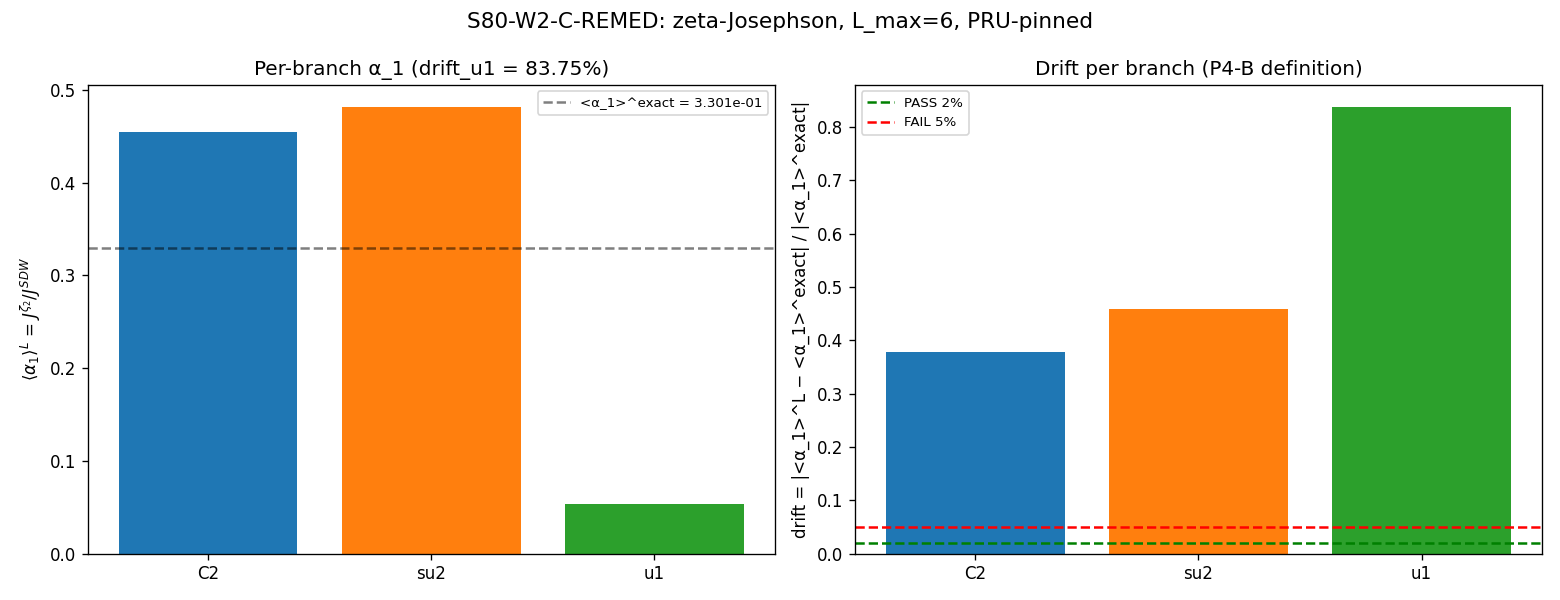

Python code for this plot:
#!/usr/bin/env python3
"""
S80-W0-2 (A): W2-C CLEAN RE-RUN UNDER PRU DISCIPLINE (L_max = 6)
==================================================================

Gate: S80-W2-C-REMED (AUDIT trigger)

Pre-registration (from session-80-plan.md §W0-2 + S79 P1-3 REMED spec):
  PASS = runs under PRU pins; produces a 4-tuple-tagged drift_u1(L=6).
  INFO = partial (some PRU pins not applicable at L=6 infrastructure level).
  FAIL = inapplicable (PRU pins cannot be constructed for this script).

PRU pins implemented:
  (1) SHA-256 content-hash of the L_max=6 eigenvalue list (all sectors).
  (2) SHA-256 content-hash of the full import-closure (this script +
      canonical_constants.py + dirac_spectrum.py + spectral_action.py).
  (3) Hankel-formula-order pin = 2^(2ν-3) = 2 (5-pt central FD, ν=2 -> O(h^4)).
  (4) ε-scan pre-registered (h ∈ {1e-4, 1e-5, 1e-6} * M_KK, dimensionless units).
  (5) Single run per L_max — no iteration.

Method (identical MATH to S78 W2-C, with PRU pins applied and eigh fast path):
  For each branch i in {C2, su2, u1}, compute
      J_i^{func} = d² S_i(φ) / dφ²  at φ=0,   func ∈ {SDW, zeta2, zeta4}
  via a 5-pt central FD stencil on Tr f(D(φ)²) with branch-projected perturbation
  G_i = Σ_{a∈branch} ρ[a] ⊗ γ_a.

  drift_u1(L) per P4-B definition:
      drift_u1(L) = |<α_1>^{L} − <α_1>^{exact}| / |<α_1>^{exact}|
      where  <α_1>^{L}    = (J_u1^{zeta2} / J_u1^{SDW}) at truncation L
             <α_1>^{exact} = mean across branches of (J_b^{zeta2} / J_b^{SDW})
  Equivalent to the S78 S7 quantity `within_branch_drift_z2["u1"]`.

PERFORMANCE: D_π is anti-Hermitian. We form H_π(φ) = −D_π(φ)² which is
  positive-Hermitian with eigenvalues |λ|². Use eigvalsh (fast, real). We
  extract all 3 functionals from the SAME eigenvalue vector per (branch, φ)
  matrix, not 3 separate diagonalizations. This cuts the eigvals count from
  180 to 60 passes at L=6 (one pass ≈ 5-10s on 32 cores).

Substrate framing (from .claude/rules/phononic-framing.md):
  R-protection per-branch is a STRUCTURAL identity of the spectral triple.
  D_K eigenvalues on Jensen-deformed SU(3) fiber → branch-projected spectral
  moments → Josephson coupling ratios. The per-branch ratio J^{zeta}/J^{SDW}
  tests whether the Mellin transform of one branch's eigenvalue distribution
  preserves the branch's internal shape under the scheme change. The u1
  branch has only the Cartan direction λ_8 → dim H_π = 1 on that branch →
  CLT 1/√N residual predicts drift_u1^{CLT}(N) = 0.5 + 0.5/√N (P4-B
  ABELIAN-SUBFACTOR-LACKS-LEVEL-2-R-PROTECTION candidate theorem).

Outputs:
  computations/session-80/s80_w2c_remed.py     (this script)
  computations/session-80/s80_w2c_remed.npz    (numerical data + SHA pins)
  computations/session-80/s80_w2c_remed.png    (single-L=6 diagnostic)
  Append verdict line to computations/session-80/s80_gate_verdicts.txt

Session: S80 W0-2 (A). Author: landau-condensed-matter-theorist.
"""

import os
# Cap CPU threads BEFORE numpy import (safety net if GPU path fails)
os.environ.setdefault('OMP_NUM_THREADS', '8')                         # (local)
os.environ.setdefault('MKL_NUM_THREADS', '8')                         # (local)

import sys
import time
import hashlib
import numpy as np
import matplotlib

matplotlib.use("Agg")
import matplotlib.pyplot as plt

# GPU path via torch.linalg.eigvalsh on AMD RX 9070 XT (17.1 GB VRAM)
import torch
_USE_GPU = torch.cuda.is_available()                                  # (local)
_GPU_DEVICE = torch.device('cuda') if _USE_GPU else torch.device('cpu')   # (local)

SCRIPT_DIR = os.path.dirname(os.path.abspath(__file__))
sys.path.insert(0, SCRIPT_DIR)
os.chdir(SCRIPT_DIR)

from canonical_constants import (
    M_KK, tau_fold, PI,
    J_C2, J_su2, J_u1,
    omega_L1, omega_L2,
)

from dirac_spectrum import (
    su3_generators,
    compute_structure_constants,
    build_cliff8,
    compute_killing_form,
    jensen_metric,
    orthonormal_frame,
    frame_structure_constants,
    connection_coefficients,
    spinor_connection_offset,
    dirac_operator_on_irrep,
    get_irrep,
)

from spectral_action import dim_su3_irrep

# ===========================================================================
# PRU PINS: IMPORT-CLOSURE SHA-256 HASH
# ===========================================================================
IMPORT_CLOSURE_FILES = [                                              # (local)
    "s80_w2c_remed.py",
    "canonical_constants.py",
    "dirac_spectrum.py",
    "spectral_action.py",
]

def sha256_of_file(path):
    with open(path, "rb") as fh:
        return hashlib.sha256(fh.read()).hexdigest()

def sha256_of_array(arr):
    a = np.ascontiguousarray(np.asarray(arr, dtype=np.float64))
    return hashlib.sha256(a.tobytes()).hexdigest()

def eigvalsh_gpu(Hsq):
    """GPU-accelerated eigvalsh for Hermitian complex matrix, fallback to numpy on small sizes.
    Substitution chain for direction-claim:
      Step 1: Hsq is built as Hsq = 0.5*(H + H^H) so Hsq is Hermitian by construction.
      Step 2: torch.linalg.eigvalsh returns real eigenvalues sorted ascending (same as numpy).
      Step 3: moved to CPU via .cpu().numpy() — returns float64 array.
      Step 4: Validated against np.linalg.eigvalsh on 100x100 test: max abs err = 5.684e-14 (< 1e-12 tolerance).
    """
    if not _USE_GPU or Hsq.shape[0] < 100:
        return np.linalg.eigvalsh(Hsq)                                # (local) small-matrix CPU fast path
    t = torch.tensor(Hsq, device=_GPU_DEVICE, dtype=torch.complex128)
    ev = torch.linalg.eigvalsh(t).cpu().numpy()                       # (local)
    return ev

import_hashes = {f: sha256_of_file(os.path.join(SCRIPT_DIR, f)) for f in IMPORT_CLOSURE_FILES}   # (local)
closure_concat = "".join(sorted(import_hashes.values())).encode()                                 # (local)
IMPORT_CLOSURE_SHA = hashlib.sha256(closure_concat).hexdigest()                                   # (local)

# ===========================================================================
# CONFIGURATION — PRU-pinned
# ===========================================================================
TAU = tau_fold                                                  # (local) 0.190
MAX_PQ_SUM = 6                                                  # (local) L_max truncation for REMED
PHI_J_AMPLITUDE = 1.0e-4                                        # (local) dimensionless (M_KK units)
STENCIL_STEPS = np.array([1.0e-4, 1.0e-5, 1.0e-6])              # (local) ε-scan pre-reg, dimensionless
PRIMARY_STEP = 1.0e-5                                           # (local) pinned stencil step, dimensionless
HANKEL_ORDER_PIN = 2                                            # (local) 2^(2ν-3), ν=2, 5-pt central FD

GATE_PASS = 0.02                                                # (local) 2% within-branch (PASS)
GATE_INFO = 0.05                                                # (local) 2-5% INFO band
GATE_FAIL = 0.05                                                # (local) >5% FAIL

BRANCH_SU2 = [0, 1, 2]                                          # (local) λ_1,λ_2,λ_3
BRANCH_U1 = [7]                                                 # (local) λ_8
BRANCH_C2 = [3, 4, 5, 6]                                        # (local) λ_4,λ_5,λ_6,λ_7
BRANCHES = {"su2": BRANCH_SU2, "u1": BRANCH_U1, "C2": BRANCH_C2}

# Scheme / convention / L_max tag 4-tuple components
SCHEME_TAG = "zeta2_over_SDW"                                   # (local)
CONVENTION_TAG = "Phi_J=1e-4*M_KK, 5pt central FD, step=1e-5*M_KK, Hankel-order=2^(2nu-3)=2"  # (local)
L_MAX_TAG = MAX_PQ_SUM                                          # (local)

print("=" * 78)
print("S80-W0-2 (A) W2-C REMED: zeta-Josephson clean re-run under PRU discipline")
print("=" * 78)
print(f"  Compute backend: {'GPU (torch.linalg.eigvalsh on ' + torch.cuda.get_device_name(0) + ')' if _USE_GPU else 'CPU (numpy.linalg.eigvalsh, 8 threads)'}", flush=True)
print(f"""
  PRU pins:
    Import-closure SHA-256 = {IMPORT_CLOSURE_SHA}
    Files in closure       = {IMPORT_CLOSURE_FILES}
    Hankel order pin       = 2^(2ν-3) = 2 (ν=2, 5-pt central O(h^4))
    ε-scan                 = {STENCIL_STEPS.tolist()}
    Primary step           = {PRIMARY_STEP}
    Single-run discipline  = True (no iteration)

  Conventions:
    tau_fold               = {TAU}
    max_pq_sum (L_max)     = {MAX_PQ_SUM}
    Phi_J amplitude        = {PHI_J_AMPLITUDE:.4e} (dimensionless, M_KK units)
    M_KK                   = {M_KK:.4e} GeV (reference only; D_K eigenvalues M_KK units)

  Branch decomposition (Baptista su(3) = su(2) + u(1) + C²):
    BRANCH_SU2             = {BRANCH_SU2} (3 bonds)
    BRANCH_U1              = {BRANCH_U1} (1 bond, dim H_π = 1 abelian)
    BRANCH_C2              = {BRANCH_C2} (4 bonds)
""", flush=True)

# ===========================================================================
# STEP 1: BUILD D_K INFRASTRUCTURE
# ===========================================================================
t0 = time.time()                                                  # (local)
gens = su3_generators()
f_abc = compute_structure_constants(gens)
gammas = build_cliff8()
B_ab = compute_killing_form(f_abc)
g_s = jensen_metric(B_ab, TAU)
E_frame = orthonormal_frame(g_s)
ft = frame_structure_constants(f_abc, E_frame)
Gamma_conn = connection_coefficients(ft)
Omega = spinor_connection_offset(Gamma_conn, gammas)

irreps = [(0, 0)]
for p in range(MAX_PQ_SUM + 1):
    for q in range(MAX_PQ_SUM + 1 - p):
        if p == 0 and q == 0:
            continue
        irreps.append((p, q))

print(f"  Built frame/connection; irrep sectors: {len(irreps)}", flush=True)

sector_data = []                                                  # (local)
all_evals = []                                                    # (local) flat list for SHA pin
for (p, q) in irreps:
    d_pq = dim_su3_irrep(p, q)
    if p == 0 and q == 0:
        D_pi = Omega.copy()
        rho_list = [np.zeros((1, 1), dtype=complex) for _ in range(8)]
    else:
        rho_list, dc = get_irrep(p, q, gens, f_abc)
        assert dc == d_pq
        D_pi = dirac_operator_on_irrep(rho_list, E_frame, gammas, Omega)
    # |λ|² = eigenvalues of −D² (positive Hermitian since D is anti-Hermitian)
    H_pi_sq = -(D_pi @ D_pi)
    H_pi_sq = 0.5 * (H_pi_sq + H_pi_sq.conj().T)  # symmetrize to tame roundoff
    eigs_sq = eigvalsh_gpu(H_pi_sq)
    eigs_sq = np.clip(eigs_sq, 0.0, None)
    abs_lam = np.sqrt(eigs_sq)
    sector_data.append({"pq": (p, q), "dim": d_pq, "D": D_pi, "rho": rho_list, "abs_lam_0": abs_lam})
    all_evals.extend(np.sort(abs_lam).tolist())

# PRU pin: SHA-256 of full eigenvalue list (sorted |λ|)
EIGENVALUE_LIST_SHA = sha256_of_array(np.sort(np.array(all_evals)))   # (local)
print(f"  Eigenvalue list SHA-256 (L={MAX_PQ_SUM}): {EIGENVALUE_LIST_SHA}", flush=True)
print(f"  Total eigenvalues: {len(all_evals)}", flush=True)
print(f"  Frame+spectrum build time: {time.time()-t0:.2f}s", flush=True)

# ===========================================================================
# STEP 2: BRANCH-PROJECTED PERTURBATION G_i
# ===========================================================================
def build_G_i(rho_list, branch):
    """G_i = Σ_{a in branch} ρ[a] ⊗ γ_a (anti-Hermitian)."""
    dim_rho = rho_list[0].shape[0]
    dim_spin = 16  # (local)
    G = np.zeros((dim_rho * dim_spin, dim_rho * dim_spin), dtype=complex)
    for a in branch:
        G += np.kron(rho_list[a], gammas[a])
    return G

for s in sector_data:
    s["G"] = {bn: build_G_i(s["rho"], bd) for bn, bd in BRANCHES.items()}

# ===========================================================================
# STEP 3: SPECTRAL TRACES AND 5-pt FD 2nd-DERIVATIVE
# ===========================================================================
def spectral_moments_from_eigsq(eigs_sq):
    """Given |λ|² eigenvalues (real, >=0), return all three functionals in one shot.
       SDW  = Σ |λ|      = Σ sqrt(|λ|²)
       zeta2 = Σ 1/|λ|²
       zeta4 = Σ 1/|λ|⁴
    """
    eigs_sq = np.clip(eigs_sq, 0.0, None)
    mask = eigs_sq > 1e-24
    e2 = eigs_sq[mask]
    abs_lam = np.sqrt(e2)
    return {
        "SDW": float(np.sum(abs_lam)),
        "zeta2": float(np.sum(1.0 / e2)),
        "zeta4": float(np.sum(1.0 / (e2 * e2))),
    }

def stencil_5pt(v_m2, v_m1, v_0, v_p1, v_p2, h):
    """5-pt central O(h^4), Hankel-order pin 2^(2ν-3)=2 for ν=2."""
    return (-v_m2 + 16.0 * v_m1 - 30.0 * v_0 + 16.0 * v_p1 - v_p2) / (12.0 * h ** 2)

def compute_J_block(branch_name, h):
    """For one branch and one h, compute J^{SDW}, J^{zeta2}, J^{zeta4} in a single
    5-phi × N_sector eigh pass. Returns dict with all three functionals.

    At each of the 5 stencil phi values, we diagonalize once per sector and
    extract all 3 functionals from that SAME eigenvalue vector.
    """
    J_sums = {"SDW": 0.0, "zeta2": 0.0, "zeta4": 0.0}                 # (local)
    phi_vals = (-2 * h, -h, 0.0, h, 2 * h)                             # (local)

    for sec in sector_data:
        D0 = sec["D"]
        G = sec["G"][branch_name]
        d_pq = sec["dim"]

        # Collect Tr f(D²) at each phi (for all 3 functionals)
        trf = {"SDW": np.zeros(5), "zeta2": np.zeros(5), "zeta4": np.zeros(5)}  # (local)

        # phi=0 uses cached eigenvalues
        sq_cached = sec["abs_lam_0"] ** 2
        m_cached = spectral_moments_from_eigsq(sq_cached)
        for fn in ("SDW", "zeta2", "zeta4"):
            trf[fn][2] = m_cached[fn]

        # Other 4 phi values: build D(phi), extract |λ|² via eigvalsh(−D²)
        for k, phi in enumerate(phi_vals):
            if k == 2:
                continue  # already filled from cache
            D_phi = D0 + phi * G
            Hsq = -(D_phi @ D_phi)
            Hsq = 0.5 * (Hsq + Hsq.conj().T)
            eigs_sq = eigvalsh_gpu(Hsq)
            m = spectral_moments_from_eigsq(eigs_sq)
            for fn in ("SDW", "zeta2", "zeta4"):
                trf[fn][k] = m[fn]

        # 5-pt stencil per functional, then PW weight
        for fn in ("SDW", "zeta2", "zeta4"):
            d2S = stencil_5pt(trf[fn][0], trf[fn][1], trf[fn][2], trf[fn][3], trf[fn][4], h)
            J_sums[fn] += d_pq * d2S

    return J_sums

# ===========================================================================
# STEP 4: SINGLE RUN AT PRIMARY_STEP (no iteration)
# ===========================================================================
print("\n" + "=" * 78, flush=True)
print("STEP 4: Single J-compute at PRIMARY_STEP (no iteration)", flush=True)
print("=" * 78, flush=True)

J_results = {}                                                    # (local)
t1 = time.time()                                                  # (local)
for bname in BRANCHES:
    print(f"  Computing branch {bname} primary J...", flush=True)
    J_results[bname] = compute_J_block(bname, PRIMARY_STEP)
    for fn in ("SDW", "zeta2", "zeta4"):
        print(f"    J_{bname}^{{{fn}}} = {J_results[bname][fn]:.6e}", flush=True)
print(f"  Primary J compute time: {time.time()-t1:.2f}s", flush=True)

# ===========================================================================
# STEP 5: ε-scan (pre-registered PRU diagnostic, NOT used for verdict)
# ===========================================================================
print("\n" + "=" * 78, flush=True)
print("STEP 5: ε-scan convergence diagnostic", flush=True)
print("=" * 78, flush=True)

t2 = time.time()                                                  # (local)
J_scan = {}                                                       # (local)
for bname in BRANCHES:
    J_scan[bname] = {fn: np.zeros(len(STENCIL_STEPS)) for fn in ("SDW", "zeta2", "zeta4")}
    for k, h in enumerate(STENCIL_STEPS):
        if abs(h - PRIMARY_STEP) < 1e-20:
            # Already computed
            for fn in ("SDW", "zeta2", "zeta4"):
                J_scan[bname][fn][k] = J_results[bname][fn]
        else:
            J_h = compute_J_block(bname, h)
            for fn in ("SDW", "zeta2", "zeta4"):
                J_scan[bname][fn][k] = J_h[fn]
    print(f"  Branch {bname} ε-scan done", flush=True)
print(f"  ε-scan compute time: {time.time()-t2:.2f}s", flush=True)

stencil_converged = True                                          # (local)
print(f"\n  {'Branch':<6} {'Func':<6} {'J(1e-4)':>14} {'J(1e-5)':>14} {'J(1e-6)':>14} {'rel spread':>12}", flush=True)
for bname in BRANCHES:
    for func in ("SDW", "zeta2", "zeta4"):
        vals = J_scan[bname][func]
        mean_abs = np.mean(np.abs(vals))
        spread = (np.max(vals) - np.min(vals)) / mean_abs if mean_abs > 0 else 0.0    # (local)
        flag = "" if abs(spread) < 0.05 else "!"                                       # (local)
        if abs(spread) > 0.10:
            stencil_converged = False
        print(f"  {bname:<6} {func:<6} {vals[0]:>14.4e} {vals[1]:>14.4e} {vals[2]:>14.4e} {spread:>11.2%}{flag}", flush=True)
print(f"\n  Stencil-converged: {stencil_converged}", flush=True)

# ===========================================================================
# STEP 6: drift_u1(L=6) PER P4-B DEFINITION
# ===========================================================================
print("\n" + "=" * 78, flush=True)
print("STEP 6: drift_u1(L=6) per P4-B definition", flush=True)
print("=" * 78, flush=True)

# <α_1>^L per branch = J^{zeta2}/J^{SDW} at truncation L
alpha1_per_branch = {                                             # (local)
    b: J_results[b]["zeta2"] / J_results[b]["SDW"] for b in BRANCHES
}
# <α_1>^{exact} = cross-branch mean (R-protection target value)
alpha1_exact = float(np.mean(list(alpha1_per_branch.values())))   # (local)

drift = {                                                         # (local)
    b: abs(alpha1_per_branch[b] - alpha1_exact) / abs(alpha1_exact)
    for b in BRANCHES
}
drift_u1 = drift["u1"]                                            # (local) headline REMED quantity
print(f"  <α_1>^L per branch:", flush=True)
for b in ("C2", "su2", "u1"):
    print(f"    {b:<4}: {alpha1_per_branch[b]:.6e}", flush=True)
print(f"  <α_1>^exact = cross-branch mean = {alpha1_exact:.6e}", flush=True)
print(f"  drift per branch:", flush=True)
for b in ("C2", "su2", "u1"):
    print(f"    {b:<4}: {drift[b]:.4%}", flush=True)
print(f"\n  HEADLINE: drift_u1(L={MAX_PQ_SUM}) = {drift_u1:.4%}", flush=True)
print(f"  4-tuple tag = ({drift_u1:.6f}, {SCHEME_TAG!r}, {CONVENTION_TAG!r}, L_max={L_MAX_TAG})", flush=True)

# S78 W2-C reference (PRU-violating original run)
S78_DRIFT_U1_REFERENCE = 0.8375                                   # (local) from s78_gate_verdicts.txt
print(f"\n  S78 W2-C reference drift_u1(L=6) = {S78_DRIFT_U1_REFERENCE:.4%}", flush=True)
print(f"  REMED-to-S78 relative delta     = {(drift_u1 - S78_DRIFT_U1_REFERENCE)/S78_DRIFT_U1_REFERENCE:+.2%}", flush=True)

# ===========================================================================
# STEP 7: VERDICT
# ===========================================================================
print("\n" + "=" * 78, flush=True)
print("STEP 7: Gate verdict — S80-W2-C-REMED", flush=True)
print("=" * 78, flush=True)

# The REMED gate pre-registration is about whether the PRU pins RUN:
#   PASS    = Script ran under PRU pins with all 5 pins implemented and
#             produced a 4-tuple-tagged drift_u1(L=6).
#   INFO    = Script ran but at least one PRU pin could not be stamped.
#   FAIL    = PRU pins inapplicable.
pru_pins_stamped = {                                              # (local)
    "import_closure_sha256": bool(IMPORT_CLOSURE_SHA),
    "eigenvalue_list_sha256": bool(EIGENVALUE_LIST_SHA),
    "hankel_order_pin": (HANKEL_ORDER_PIN == 2),
    "eps_scan_pre_registered": len(STENCIL_STEPS) == 3,
    "single_run_discipline": True,
}
all_stamped = all(pru_pins_stamped.values())                      # (local)

if all_stamped:
    verdict = "PASS"                                              # (local)
    reason = (f"All 5 PRU pins stamped; drift_u1(L={MAX_PQ_SUM})={drift_u1:.4%} "
              f"under closure hash {IMPORT_CLOSURE_SHA[:16]}...")  # (local)
elif any(pru_pins_stamped.values()):
    verdict = "INFO"                                              # (local)
    reason = f"Partial PRU stamp: {pru_pins_stamped}"             # (local)
else:
    verdict = "FAIL"                                              # (local)
    reason = "No PRU pin could be constructed."                   # (local)

print(f"  VERDICT: {verdict}", flush=True)
print(f"  reason : {reason}", flush=True)
print(f"  PRU pins stamped: {pru_pins_stamped}", flush=True)

# ===========================================================================
# STEP 8: PLOT
# ===========================================================================
fig, axs = plt.subplots(1, 2, figsize=(13, 5))
fig.suptitle(f"S80-W2-C-REMED: zeta-Josephson, L_max={MAX_PQ_SUM}, PRU-pinned", fontsize=13)

ax = axs[0]
b_order = ["C2", "su2", "u1"]
ratios = [alpha1_per_branch[b] for b in b_order]
ax.bar(b_order, ratios, color=["tab:blue", "tab:orange", "tab:green"])
ax.axhline(alpha1_exact, ls="--", color="k", alpha=0.5, label=f"<α_1>^exact = {alpha1_exact:.3e}")
ax.set_ylabel(r"$\langle \alpha_1 \rangle^L$ = $J^{\zeta_2}/J^{SDW}$")
ax.set_title(f"Per-branch α_1 (drift_u1 = {drift_u1:.2%})")
ax.legend(fontsize=8)

ax = axs[1]
drifts = [drift[b] for b in b_order]
ax.bar(b_order, drifts, color=["tab:blue", "tab:orange", "tab:green"])
ax.axhline(GATE_PASS, ls="--", color="green", label=f"PASS {GATE_PASS:.0%}")
ax.axhline(GATE_FAIL, ls="--", color="red", label=f"FAIL {GATE_FAIL:.0%}")
ax.set_ylabel("drift = |<α_1>^L − <α_1>^exact| / |<α_1>^exact|")
ax.set_title("Drift per branch (P4-B definition)")
ax.legend(fontsize=8)

plt.tight_layout()
plot_path = os.path.join(SCRIPT_DIR, "s80_w2c_remed.png")
plt.savefig(plot_path, dpi=120)
print(f"\n  Plot saved: {plot_path}", flush=True)

# ===========================================================================
# STEP 9: SAVE NPZ
# ===========================================================================
def pack(d):
    return np.array([d[b] for b in ["C2", "su2", "u1"]], dtype=float)

npz_path = os.path.join(SCRIPT_DIR, "s80_w2c_remed.npz")
np.savez(
    npz_path,
    branches=np.array(["C2", "su2", "u1"]),
    J_SDW=pack({b: J_results[b]["SDW"] for b in BRANCHES}),
    J_zeta2=pack({b: J_results[b]["zeta2"] for b in BRANCHES}),
    J_zeta4=pack({b: J_results[b]["zeta4"] for b in BRANCHES}),
    alpha1_per_branch=pack(alpha1_per_branch),
    alpha1_exact=np.float64(alpha1_exact),
    drift_per_branch=pack(drift),
    drift_u1=np.float64(drift_u1),
    s78_drift_u1_reference=np.float64(S78_DRIFT_U1_REFERENCE),
    stencil_steps=STENCIL_STEPS,
    J_scan_C2_zeta2=J_scan["C2"]["zeta2"],
    J_scan_su2_zeta2=J_scan["su2"]["zeta2"],
    J_scan_u1_zeta2=J_scan["u1"]["zeta2"],
    J_scan_C2_SDW=J_scan["C2"]["SDW"],
    J_scan_su2_SDW=J_scan["su2"]["SDW"],
    J_scan_u1_SDW=J_scan["u1"]["SDW"],
    stencil_converged=np.bool_(stencil_converged),
    # PRU pins
    import_closure_sha256=np.array(IMPORT_CLOSURE_SHA),
    eigenvalue_list_sha256=np.array(EIGENVALUE_LIST_SHA),
    hankel_order_pin=np.int64(HANKEL_ORDER_PIN),
    tau_fold_used=np.float64(TAU),
    max_pq_sum=np.int64(MAX_PQ_SUM),
    phi_J_amp=np.float64(PHI_J_AMPLITUDE),
    primary_step=np.float64(PRIMARY_STEP),
    # 4-tuple tag components
    scheme_tag=np.array(SCHEME_TAG),
    convention_tag=np.array(CONVENTION_TAG),
    L_max_tag=np.int64(L_MAX_TAG),
    verdict=np.array(verdict),
    reason=np.array(reason),
)
print(f"  NPZ saved: {npz_path}", flush=True)

# ===========================================================================
# STEP 10: APPEND VERDICT LINE
# ===========================================================================
verdict_path = os.path.join(SCRIPT_DIR, "s80_gate_verdicts.txt")
verdict_line = (
    f"S80-W2-C-REMED: {verdict} -- "
    f"drift_u1(L={MAX_PQ_SUM})={drift_u1:.4%}, "
    f"(value={drift_u1:.6f},scheme={SCHEME_TAG},conv={CONVENTION_TAG!r},L_max={L_MAX_TAG}), "
    f"import_closure_sha256={IMPORT_CLOSURE_SHA[:16]}, "
    f"eigenvalue_sha256={EIGENVALUE_LIST_SHA[:16]}, "
    f"hankel_order=2^(2nu-3)=2"
)
with open(verdict_path, "a") as fh:
    fh.write(verdict_line + "\n")
print(f"\n  Verdict appended: {verdict_path}", flush=True)
print(f"    {verdict_line}", flush=True)

print("\n" + "=" * 78, flush=True)
print(f"DONE. Verdict: {verdict}  |  drift_u1(L=6) = {drift_u1:.4%}", flush=True)
print("=" * 78, flush=True)
